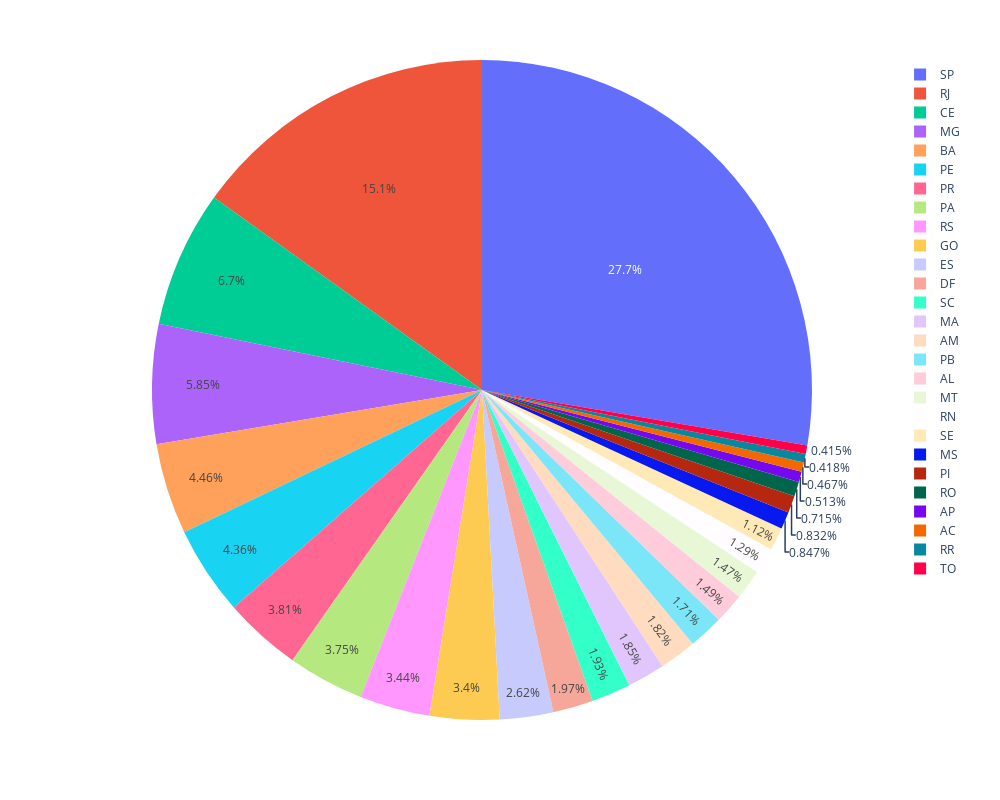

The notebook cell saved with this chart:
### Markdown cell above
Bom, o gráfico acima nos mostreou a distribuição por estado, mas qual a porcetagem de cada estado? É possível ter uma visualização assim? Sim, é póssível. Veremos abaixo.

### Code cell
fig = px.pie(names = obitos_pizza['UF'], values = obitos_pizza['Mortes por Covid-19'], width = 1000, height = 800)
fig.show()

### Figure 1 — Plotly figure (JSON) as saved in the notebook; plotly's stock layout.template omitted (floating-point values rounded to 4 significant figures)
{"data": [{"domain": {"x": [0, 1], "y": [0, 1]}, "hovertemplate": "label=%{label}<br>value=%{value}<extra></extra>", "labels": ["SP", "RJ", "CE", "MG", "BA", "PE", "PR", "PA", "RS", "GO", "ES", "DF", "SC", "MA", "AM", "PB", "AL", "MT", "RN", "SE", "MS", "PI", "RO", "AP", "AC", "RR", "TO"], "legendgroup": "", "name": "", "showlegend": true, "type": "pie", "values": [7608909, 4145484, 1840282, 1607090, 1225750, 1198557, 1046258, 1029211, 946479, 935456, 719106, 540671, 529451, 507554, 499497, 468824, 409503, 403138, 353739, 308070, 232632, 228579, 196498, 140834, 128272, 114905, 113938]}], "layout": {"height": 800, "legend": {"tracegroupgap": 0}, "margin": {"t": 60}, "width": 1000}}
